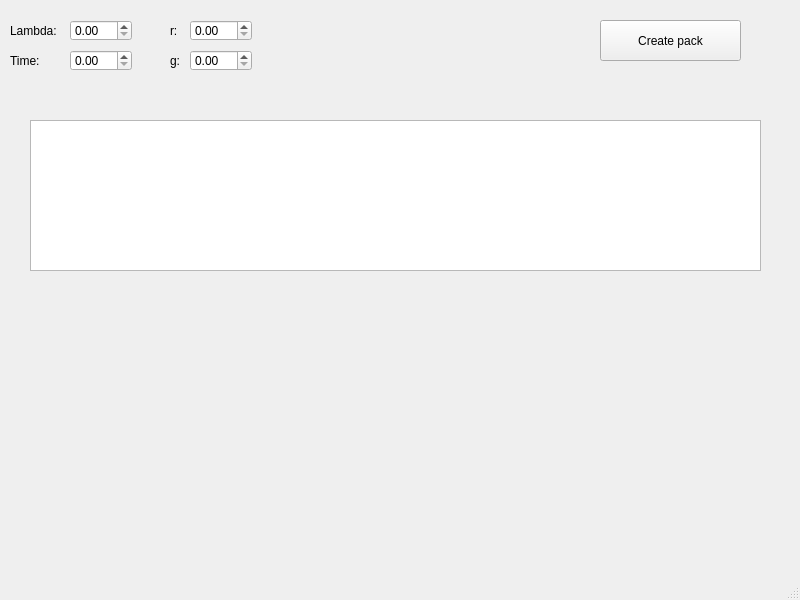
<?xml version="1.0" encoding="UTF-8"?>
<ui version="4.0">
 <class>MainWindow</class>
 <widget class="QMainWindow" name="MainWindow">
  <property name="geometry">
   <rect>
    <x>0</x>
    <y>0</y>
    <width>800</width>
    <height>600</height>
   </rect>
  </property>
  <property name="windowTitle">
   <string>Cars Flow Generator</string>
  </property>
  <widget class="QWidget" name="centralwidget">
   <widget class="QLabel" name="label_lambda">
    <property name="geometry">
     <rect>
      <x>10</x>
      <y>20</y>
      <width>55</width>
      <height>21</height>
     </rect>
    </property>
    <property name="text">
     <string>Lambda:</string>
    </property>
   </widget>
   <widget class="QDoubleSpinBox" name="spinner_lambda">
    <property name="geometry">
     <rect>
      <x>70</x>
      <y>20</y>
      <width>62</width>
      <height>21</height>
     </rect>
    </property>
    <property name="maximum">
     <double>1.000000000000000</double>
    </property>
    <property name="singleStep">
     <double>0.010000000000000</double>
    </property>
   </widget>
   <widget class="QDoubleSpinBox" name="spinner_time">
    <property name="geometry">
     <rect>
      <x>70</x>
      <y>50</y>
      <width>62</width>
      <height>21</height>
     </rect>
    </property>
    <property name="maximum">
     <double>10000.000000000000000</double>
    </property>
   </widget>
   <widget class="QLabel" name="label_lambda_2">
    <property name="geometry">
     <rect>
      <x>10</x>
      <y>50</y>
      <width>55</width>
      <height>21</height>
     </rect>
    </property>
    <property name="text">
     <string>Time:</string>
    </property>
   </widget>
   <widget class="QLabel" name="label_r">
    <property name="geometry">
     <rect>
      <x>170</x>
      <y>20</y>
      <width>16</width>
      <height>21</height>
     </rect>
    </property>
    <property name="text">
     <string>r:</string>
    </property>
   </widget>
   <widget class="QLabel" name="label_g">
    <property name="geometry">
     <rect>
      <x>170</x>
      <y>50</y>
      <width>16</width>
      <height>21</height>
     </rect>
    </property>
    <property name="text">
     <string>g:</string>
    </property>
   </widget>
   <widget class="QDoubleSpinBox" name="spinner_r">
    <property name="geometry">
     <rect>
      <x>190</x>
      <y>20</y>
      <width>62</width>
      <height>21</height>
     </rect>
    </property>
    <property name="maximum">
     <double>1.000000000000000</double>
    </property>
    <property name="singleStep">
     <double>0.010000000000000</double>
    </property>
   </widget>
   <widget class="QDoubleSpinBox" name="spinner_g">
    <property name="geometry">
     <rect>
      <x>190</x>
      <y>50</y>
      <width>62</width>
      <height>21</height>
     </rect>
    </property>
    <property name="maximum">
     <double>1.000000000000000</double>
    </property>
    <property name="singleStep">
     <double>0.010000000000000</double>
    </property>
   </widget>
   <widget class="QPushButton" name="button_create_pack">
    <property name="geometry">
     <rect>
      <x>600</x>
      <y>20</y>
      <width>141</width>
      <height>41</height>
     </rect>
    </property>
    <property name="text">
     <string>Create pack</string>
    </property>
   </widget>
   <widget class="QCustomPlot" name="graph" native="true">
    <property name="geometry">
     <rect>
      <x>30</x>
      <y>320</y>
      <width>731</width>
      <height>221</height>
     </rect>
    </property>
   </widget>
   <widget class="QPlainTextEdit" name="text_log">
    <property name="enabled">
     <bool>true</bool>
    </property>
    <property name="geometry">
     <rect>
      <x>30</x>
      <y>120</y>
      <width>731</width>
      <height>151</height>
     </rect>
    </property>
    <property name="readOnly">
     <bool>true</bool>
    </property>
   </widget>
  </widget>
  <widget class="QMenuBar" name="menubar">
   <property name="geometry">
    <rect>
     <x>0</x>
     <y>0</y>
     <width>800</width>
     <height>26</height>
    </rect>
   </property>
  </widget>
  <widget class="QStatusBar" name="statusbar"/>
 </widget>
 <customwidgets>
  <customwidget>
   <class>QCustomPlot</class>
   <extends>QWidget</extends>
   <header>qcustomplot.h</header>
   <container>1</container>
  </customwidget>
 </customwidgets>
 <resources/>
 <connections/>
</ui>
